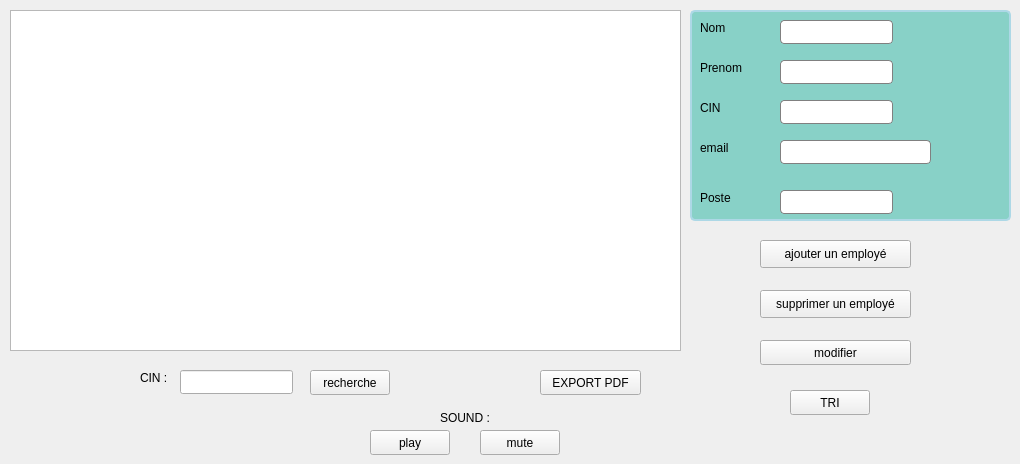
      <widget class="QWidget" name="tab_5">
       <attribute name="title">
        <string>Employés</string>
       </attribute>
       <widget class="QPushButton" name="ae_pushButton_3">
        <property name="geometry">
         <rect>
          <x>760</x>
          <y>240</y>
          <width>151</width>
          <height>28</height>
         </rect>
        </property>
        <property name="styleSheet">
         <string notr="true">QPushButton:pressed {
       background-color: qlineargradient(spread:pad, x1:0, y1:0, x2:0, y2:1,   stop:0 rgba(60, 186, 162, 255), stop:1 rgba(98, 211, 162, 255))
}
QPushButton:hover:!pressed{ color: #035381}

QPushButton:disabled {
       background-color: rgb(170, 170, 127)
}</string>
        </property>
        <property name="text">
         <string>ajouter un employé</string>
        </property>
       </widget>
       <widget class="QPushButton" name="se_pushButton_3">
        <property name="geometry">
         <rect>
          <x>760</x>
          <y>290</y>
          <width>151</width>
          <height>28</height>
         </rect>
        </property>
        <property name="styleSheet">
         <string notr="true">QPushButton:pressed {
       background-color: qlineargradient(spread:pad, x1:0, y1:0, x2:0, y2:1,   stop:0 rgba(60, 186, 162, 255), stop:1 rgba(98, 211, 162, 255))
}
QPushButton:hover:!pressed{ color: #035381}

QPushButton:disabled {
       background-color: rgb(170, 170, 127)
}</string>
        </property>
        <property name="text">
         <string>supprimer un employé</string>
        </property>
       </widget>
       <widget class="QLineEdit" name="lineEdit_PE_3">
        <property name="geometry">
         <rect>
          <x>780</x>
          <y>60</y>
          <width>113</width>
          <height>24</height>
         </rect>
        </property>
        <property name="styleSheet">
         <string notr="true">QLineEdit {
padding: 1px;
border-style: solid;
border: 1px solid grey;
background:white;
border-radius: 4px;
}</string>
        </property>
       </widget>
       <widget class="QLineEdit" name="lineEdit_mailE_3">
        <property name="geometry">
         <rect>
          <x>780</x>
          <y>140</y>
          <width>151</width>
          <height>24</height>
         </rect>
        </property>
        <property name="styleSheet">
         <string notr="true">QLineEdit {
padding: 1px;
border-style: solid;
border: 1px solid grey;
background:white;
border-radius: 4px;
}</string>
        </property>
       </widget>
       <widget class="QLineEdit" name="lineEdit_CinE_3">
        <property name="geometry">
         <rect>
          <x>780</x>
          <y>100</y>
          <width>113</width>
          <height>24</height>
         </rect>
        </property>
        <property name="styleSheet">
         <string notr="true">QLineEdit {
padding: 1px;
border-style: solid;
border: 1px solid grey;
background:white;
border-radius: 4px;
}</string>
        </property>
       </widget>
       <widget class="QLineEdit" name="lineEdit_NE_3">
        <property name="geometry">
         <rect>
          <x>780</x>
          <y>20</y>
          <width>113</width>
          <height>24</height>
         </rect>
        </property>
        <property name="styleSheet">
         <string notr="true">QLineEdit {
padding: 1px;
border-style: solid;
border: 1px solid grey;
background:white;
border-radius: 4px;
}</string>
        </property>
       </widget>
       <widget class="QLineEdit" name="lineEdit_PosteE_3">
        <property name="geometry">
         <rect>
          <x>780</x>
          <y>190</y>
          <width>113</width>
          <height>24</height>
         </rect>
        </property>
        <property name="styleSheet">
         <string notr="true">QLineEdit {
padding: 1px;
border-style: solid;
border: 1px solid grey;
background:white;
border-radius: 4px;
}</string>
        </property>
       </widget>
       <widget class="QLabel" name="label_31">
        <property name="geometry">
         <rect>
          <x>700</x>
          <y>20</y>
          <width>56</width>
          <height>16</height>
         </rect>
        </property>
        <property name="text">
         <string>Nom</string>
        </property>
       </widget>
       <widget class="QLabel" name="label_32">
        <property name="geometry">
         <rect>
          <x>700</x>
          <y>60</y>
          <width>56</width>
          <height>16</height>
         </rect>
        </property>
        <property name="text">
         <string>Prenom</string>
        </property>
       </widget>
       <widget class="QLabel" name="label_33">
        <property name="geometry">
         <rect>
          <x>700</x>
          <y>100</y>
          <width>56</width>
          <height>16</height>
         </rect>
        </property>
        <property name="text">
         <string>CIN</string>
        </property>
       </widget>
       <widget class="QLabel" name="label_34">
        <property name="geometry">
         <rect>
          <x>700</x>
          <y>140</y>
          <width>56</width>
          <height>16</height>
         </rect>
        </property>
        <property name="text">
         <string>email</string>
        </property>
       </widget>
       <widget class="QLabel" name="label_35">
        <property name="geometry">
         <rect>
          <x>700</x>
          <y>190</y>
          <width>56</width>
          <height>16</height>
         </rect>
        </property>
        <property name="text">
         <string>Poste</string>
        </property>
       </widget>
       <widget class="QLabel" name="label_36">
        <property name="geometry">
         <rect>
          <x>140</x>
          <y>370</y>
          <width>31</width>
          <height>16</height>
         </rect>
        </property>
        <property name="text">
         <string>CIN :</string>
        </property>
       </widget>
       <widget class="QLineEdit" name="lineEdit_Recherche_Cin_3">
        <property name="geometry">
         <rect>
          <x>180</x>
          <y>370</y>
          <width>113</width>
          <height>24</height>
         </rect>
        </property>
       </widget>
       <widget class="QTableView" name="tableView_employe_3">
        <property name="geometry">
         <rect>
          <x>10</x>
          <y>10</y>
          <width>671</width>
          <height>341</height>
         </rect>
        </property>
       </widget>
       <widget class="QPushButton" name="pushButton_modifierE_3">
        <property name="geometry">
         <rect>
          <x>760</x>
          <y>340</y>
          <width>151</width>
          <height>25</height>
         </rect>
        </property>
        <property name="styleSheet">
         <string notr="true">QPushButton:pressed {
       background-color: qlineargradient(spread:pad, x1:0, y1:0, x2:0, y2:1,   stop:0 rgba(60, 186, 162, 255), stop:1 rgba(98, 211, 162, 255))
}
QPushButton:hover:!pressed{ color: #035381}

QPushButton:disabled {
       background-color: rgb(170, 170, 127)
}</string>
        </property>
        <property name="text">
         <string>modifier</string>
        </property>
        <property name="checkable">
         <bool>true</bool>
        </property>
       </widget>
       <widget class="QPushButton" name="re_3">
        <property name="geometry">
         <rect>
          <x>310</x>
          <y>370</y>
          <width>80</width>
          <height>25</height>
         </rect>
        </property>
        <property name="styleSheet">
         <string notr="true">QPushButton:pressed {
       background-color: qlineargradient(spread:pad, x1:0, y1:0, x2:0, y2:1,   stop:0 rgba(60, 186, 162, 255), stop:1 rgba(98, 211, 162, 255))
}
QPushButton:hover:!pressed{ color: #035381}

QPushButton:disabled {
       background-color: rgb(170, 170, 127)
}</string>
        </property>
        <property name="text">
         <string>recherche</string>
        </property>
       </widget>
       <widget class="QPushButton" name="tri_5">
        <property name="geometry">
         <rect>
          <x>790</x>
          <y>390</y>
          <width>80</width>
          <height>25</height>
         </rect>
        </property>
        <property name="text">
         <string>TRI</string>
        </property>
       </widget>
       <widget class="QPushButton" name="PDF_3">
        <property name="geometry">
         <rect>
          <x>540</x>
          <y>370</y>
          <width>101</width>
          <height>25</height>
         </rect>
        </property>
        <property name="styleSheet">
         <string notr="true">QPushButton:pressed {
       background-color: qlineargradient(spread:pad, x1:0, y1:0, x2:0, y2:1,   stop:0 rgba(60, 186, 162, 255), stop:1 rgba(98, 211, 162, 255))
}
QPushButton:hover:!pressed{ color: #035381}

QPushButton:disabled {
       background-color: rgb(170, 170, 127)
}</string>
        </property>
        <property name="text">
         <string>EXPORT PDF</string>
        </property>
       </widget>
       <widget class="QPushButton" name="paly_3">
        <property name="geometry">
         <rect>
          <x>370</x>
          <y>430</y>
          <width>80</width>
          <height>25</height>
         </rect>
        </property>
        <property name="text">
         <string>play</string>
        </property>
       </widget>
       <widget class="QPushButton" name="mute_3">
        <property name="geometry">
         <rect>
          <x>480</x>
          <y>430</y>
          <width>80</width>
          <height>25</height>
         </rect>
        </property>
        <property name="text">
         <string>mute</string>
        </property>
       </widget>
       <widget class="QLabel" name="label_37">
        <property name="geometry">
         <rect>
          <x>440</x>
          <y>410</y>
          <width>56</width>
          <height>16</height>
         </rect>
        </property>
        <property name="text">
         <string>SOUND :</string>
        </property>
       </widget>
       <widget class="QGroupBox" name="groupBox_12">
        <property name="geometry">
         <rect>
          <x>690</x>
          <y>10</y>
          <width>321</width>
          <height>211</height>
         </rect>
        </property>
        <property name="font">
         <font>
          <pointsize>10</pointsize>
          <weight>75</weight>
          <bold>true</bold>
         </font>
        </property>
        <property name="styleSheet">
         <string notr="true"> background-color: #88D1C7;
 border: 2px solid lightblue;
 border-radius: 5px;
 margin-top: 1ex;</string>
        </property>
        <property name="title">
         <string/>
        </property>
       </widget>
       <zorder>groupBox_12</zorder>
       <zorder>ae_pushButton_3</zorder>
       <zorder>se_pushButton_3</zorder>
       <zorder>lineEdit_PE_3</zorder>
       <zorder>lineEdit_mailE_3</zorder>
       <zorder>lineEdit_CinE_3</zorder>
       <zorder>lineEdit_NE_3</zorder>
       <zorder>lineEdit_PosteE_3</zorder>
       <zorder>label_31</zorder>
       <zorder>label_32</zorder>
       <zorder>label_33</zorder>
       <zorder>label_34</zorder>
       <zorder>label_35</zorder>
       <zorder>label_36</zorder>
       <zorder>lineEdit_Recherche_Cin_3</zorder>
       <zorder>tableView_employe_3</zorder>
       <zorder>pushButton_modifierE_3</zorder>
       <zorder>re_3</zorder>
       <zorder>tri_5</zorder>
       <zorder>PDF_3</zorder>
       <zorder>paly_3</zorder>
       <zorder>mute_3</zorder>
       <zorder>label_37</zorder>
      </widget>
